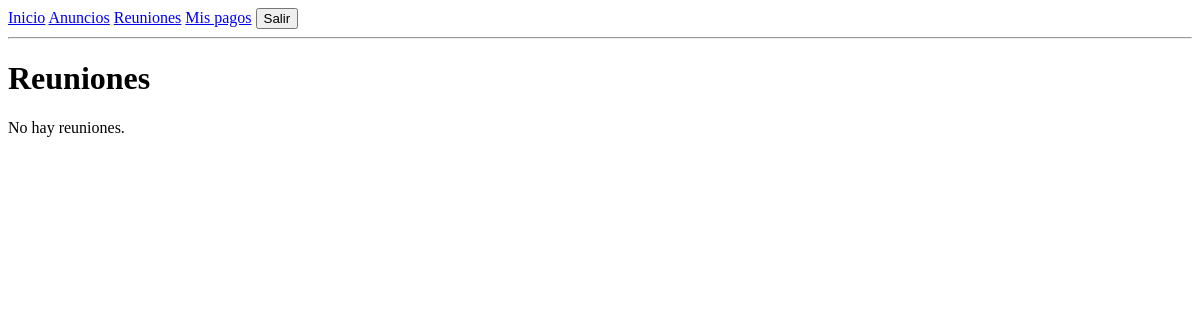
The app's page /reuniones/ (signed in), older data.
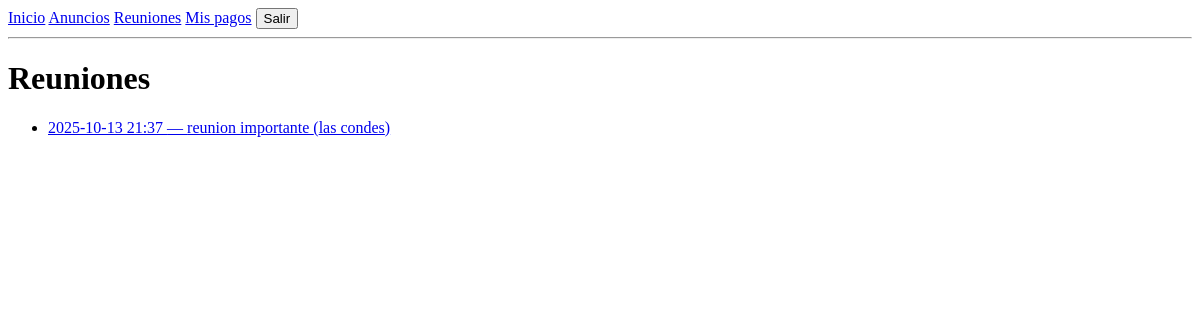
The same page, newer data.
### core/models.py (models this page shows, shortened)
class Meeting(models.Model):
    fecha = models.DateTimeField()
    lugar = models.CharField(max_length=200)
    tema = models.CharField(max_length=200)
    creado_en = models.DateTimeField(auto_now_add=True)
    class Meta:
        ordering = ["-fecha"]

### core/views.py (the view)
# urls.py: path("reuniones/", views.MeetingListView.as_view(), name="meeting_list"),
class MeetingListView(LoginRequiredMixin, ListView):
    model = Meeting
    template_name = "core/meeting_list.html"
    context_object_name = "reuniones"

### core/templatetags/auth_extras.py (called while the page is built)
@register.filter
def has_group(user, group_name):
    try:
        return user.is_authenticated and user.groups.filter(name=group_name).exists()
    except Exception:
        return False

### templates/core/meeting_list.html (shortened to what this page needs)
{% extends "base.html" %}
{% load auth_extras %}
{% block content %}
<h1>Reuniones</h1>
{% if reuniones %}
  <ul>
    {% for r in reuniones %}
      <li>
        <a href="{% url 'core:meeting_detail' pk=r.pk %}">
          {{ r.fecha|date:"Y-m-d H:i" }} — {{ r.tema }} ({{ r.lugar }})
        </a>
      </li>
    {% endfor %}
  </ul>
{% else %}
  <p>No hay reuniones.</p>
{% endif %}
{% endblock %}

### templates/base.html (shortened to what this page needs)
<!doctype html>
{% load auth_extras %}
<html lang="es">
<head>
</head>
<body>
<nav>
  <a href="{% url 'core:home' %}">Inicio</a>
  <a href="{% url 'core:announcement_list' %}">Anuncios</a>
  <a href="{% url 'core:meeting_list' %}">Reuniones</a>
  <a href="{% url 'core:my_payments' %}">Mis pagos</a>
  {% if user.is_authenticated %}
    <form action="{% url 'logout' %}" method="post" style="display:inline">
      <button type="submit">Salir</button>
    </form>
  {% else %}
    <a href="{% url 'login' %}">Entrar</a>
  {% endif %}
</nav>
<hr/>
  {% block content %}{% endblock %}
</body>
</html>

Row changes from the older to the newer data that the page shows:
added Meeting: fecha "2025-10-13 21:37", tema "reunion importante", lugar "las condes"
Text that changed along with them:
text no longer shown: "No hay reuniones."
